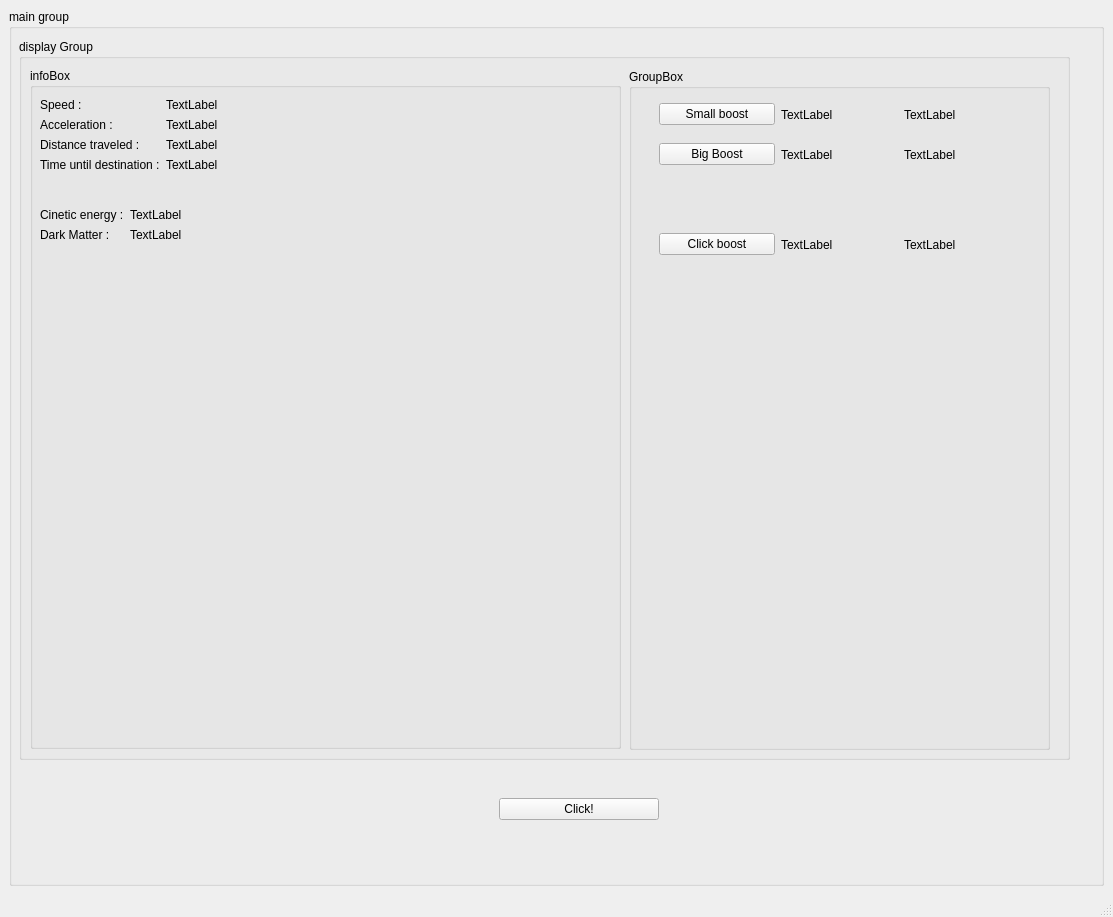
<?xml version="1.0" encoding="UTF-8"?>
<ui version="4.0">
 <author>Cyphics</author>
 <class>UniverseIdleMainWindow</class>
 <widget class="QMainWindow" name="UniverseIdleMainWindow">
  <property name="geometry">
   <rect>
    <x>0</x>
    <y>0</y>
    <width>1113</width>
    <height>917</height>
   </rect>
  </property>
  <property name="windowTitle">
   <string>Universe Idle</string>
  </property>
  <widget class="QWidget" name="centralwidget">
   <layout class="QVBoxLayout" name="verticalLayout">
    <item>
     <widget class="QGroupBox" name="mainGroup">
      <property name="title">
       <string>main group</string>
      </property>
      <widget class="QWidget" name="verticalLayoutWidget">
       <property name="geometry">
        <rect>
         <x>10</x>
         <y>30</y>
         <width>1051</width>
         <height>721</height>
        </rect>
       </property>
       <layout class="QVBoxLayout" name="displayLayout">
        <item>
         <widget class="QGroupBox" name="displayGroup">
          <property name="title">
           <string>display Group</string>
          </property>
          <widget class="QWidget" name="verticalLayoutWidget_2">
           <property name="geometry">
            <rect>
             <x>11</x>
             <y>29</y>
             <width>591</width>
             <height>681</height>
            </rect>
           </property>
           <layout class="QHBoxLayout" name="infoLayout">
            <item>
             <widget class="QGroupBox" name="infoGroup">
              <property name="title">
               <string>infoBox</string>
              </property>
              <widget class="QWidget" name="formLayoutWidget">
               <property name="geometry">
                <rect>
                 <x>10</x>
                 <y>30</y>
                 <width>441</width>
                 <height>81</height>
                </rect>
               </property>
               <layout class="QFormLayout" name="physics_layout">
                <item row="0" column="0">
                 <widget class="QLabel" name="speed_label">
                  <property name="text">
                   <string>Speed :</string>
                  </property>
                 </widget>
                </item>
                <item row="0" column="1">
                 <widget class="QLabel" name="speed_value_label">
                  <property name="text">
                   <string>TextLabel</string>
                  </property>
                 </widget>
                </item>
                <item row="2" column="0">
                 <widget class="QLabel" name="distance_label">
                  <property name="text">
                   <string>Distance traveled :</string>
                  </property>
                 </widget>
                </item>
                <item row="2" column="1">
                 <widget class="QLabel" name="distance_value_label">
                  <property name="text">
                   <string>TextLabel</string>
                  </property>
                 </widget>
                </item>
                <item row="1" column="0">
                 <widget class="QLabel" name="acceleration_label">
                  <property name="text">
                   <string>Acceleration : </string>
                  </property>
                 </widget>
                </item>
                <item row="3" column="0">
                 <widget class="QLabel" name="time_label">
                  <property name="text">
                   <string>Time until destination :</string>
                  </property>
                 </widget>
                </item>
                <item row="3" column="1">
                 <widget class="QLabel" name="time_value_label">
                  <property name="text">
                   <string>TextLabel</string>
                  </property>
                 </widget>
                </item>
                <item row="1" column="1">
                 <widget class="QLabel" name="acceleration_value_label">
                  <property name="text">
                   <string>TextLabel</string>
                  </property>
                 </widget>
                </item>
               </layout>
              </widget>
              <widget class="QWidget" name="formLayoutWidget_2">
               <property name="geometry">
                <rect>
                 <x>10</x>
                 <y>140</y>
                 <width>291</width>
                 <height>51</height>
                </rect>
               </property>
               <layout class="QFormLayout" name="resources_layout">
                <item row="0" column="0">
                 <widget class="QLabel" name="cinetic_energy_label">
                  <property name="text">
                   <string>Cinetic energy :</string>
                  </property>
                 </widget>
                </item>
                <item row="1" column="0">
                 <widget class="QLabel" name="dark_matter_label">
                  <property name="text">
                   <string>Dark Matter :</string>
                  </property>
                 </widget>
                </item>
                <item row="0" column="1">
                 <widget class="QLabel" name="cinetic_energy_value_label">
                  <property name="text">
                   <string>TextLabel</string>
                  </property>
                 </widget>
                </item>
                <item row="1" column="1">
                 <widget class="QLabel" name="dark_matter_value_label">
                  <property name="text">
                   <string>TextLabel</string>
                  </property>
                 </widget>
                </item>
               </layout>
              </widget>
             </widget>
            </item>
           </layout>
          </widget>
          <widget class="QWidget" name="verticalLayoutWidget_6">
           <property name="geometry">
            <rect>
             <x>610</x>
             <y>30</y>
             <width>421</width>
             <height>681</height>
            </rect>
           </property>
           <layout class="QVBoxLayout" name="upgrades_layout">
            <item>
             <widget class="QGroupBox" name="groupBox">
              <property name="title">
               <string>GroupBox</string>
              </property>
              <widget class="QWidget" name="boost_1_widget" native="true">
               <property name="geometry">
                <rect>
                 <x>30</x>
                 <y>30</y>
                 <width>361</width>
                 <height>31</height>
                </rect>
               </property>
               <widget class="QWidget" name="horizontalLayoutWidget">
                <property name="geometry">
                 <rect>
                  <x>0</x>
                  <y>0</y>
                  <width>361</width>
                  <height>31</height>
                 </rect>
                </property>
                <layout class="QHBoxLayout" name="boost_1_layout">
                 <item>
                  <widget class="QPushButton" name="boost_1_button">
                   <property name="text">
                    <string>Small boost</string>
                   </property>
                  </widget>
                 </item>
                 <item>
                  <widget class="QLabel" name="boost_1_remaining_time">
                   <property name="text">
                    <string>TextLabel</string>
                   </property>
                  </widget>
                 </item>
                 <item>
                  <widget class="QLabel" name="boost_1_price">
                   <property name="text">
                    <string>TextLabel</string>
                   </property>
                  </widget>
                 </item>
                </layout>
               </widget>
              </widget>
              <widget class="QWidget" name="boost_2_widget" native="true">
               <property name="geometry">
                <rect>
                 <x>30</x>
                 <y>70</y>
                 <width>361</width>
                 <height>31</height>
                </rect>
               </property>
               <widget class="QWidget" name="horizontalLayoutWidget_2">
                <property name="geometry">
                 <rect>
                  <x>0</x>
                  <y>0</y>
                  <width>361</width>
                  <height>31</height>
                 </rect>
                </property>
                <layout class="QHBoxLayout" name="boost_2_layout">
                 <item>
                  <widget class="QPushButton" name="boost_2_button">
                   <property name="text">
                    <string>Big Boost</string>
                   </property>
                  </widget>
                 </item>
                 <item>
                  <widget class="QLabel" name="boost_2_remaining_time">
                   <property name="text">
                    <string>TextLabel</string>
                   </property>
                  </widget>
                 </item>
                 <item>
                  <widget class="QLabel" name="boost_2_price">
                   <property name="text">
                    <string>TextLabel</string>
                   </property>
                  </widget>
                 </item>
                </layout>
               </widget>
              </widget>
              <widget class="QWidget" name="boost_3_widget" native="true">
               <property name="geometry">
                <rect>
                 <x>30</x>
                 <y>160</y>
                 <width>361</width>
                 <height>31</height>
                </rect>
               </property>
               <widget class="QWidget" name="horizontalLayoutWidget_3">
                <property name="geometry">
                 <rect>
                  <x>0</x>
                  <y>0</y>
                  <width>361</width>
                  <height>31</height>
                 </rect>
                </property>
                <layout class="QHBoxLayout" name="boost_3_layout">
                 <item>
                  <widget class="QPushButton" name="boost_3_button">
                   <property name="text">
                    <string>Click boost</string>
                   </property>
                  </widget>
                 </item>
                 <item>
                  <widget class="QLabel" name="boost_3_remaining_time">
                   <property name="text">
                    <string>TextLabel</string>
                   </property>
                  </widget>
                 </item>
                 <item>
                  <widget class="QLabel" name="boost_3_price">
                   <property name="text">
                    <string>TextLabel</string>
                   </property>
                  </widget>
                 </item>
                </layout>
               </widget>
              </widget>
             </widget>
            </item>
           </layout>
          </widget>
         </widget>
        </item>
       </layout>
      </widget>
      <widget class="QWidget" name="gridLayoutWidget">
       <property name="geometry">
        <rect>
         <x>890</x>
         <y>760</y>
         <width>160</width>
         <height>80</height>
        </rect>
       </property>
       <layout class="QGridLayout" name="quitLayout"/>
      </widget>
      <widget class="QWidget" name="verticalLayoutWidget_3">
       <property name="geometry">
        <rect>
         <x>490</x>
         <y>760</y>
         <width>160</width>
         <height>80</height>
        </rect>
       </property>
       <layout class="QVBoxLayout" name="click_button_layout">
        <item>
         <widget class="QPushButton" name="click_button">
          <property name="text">
           <string>Click!</string>
          </property>
         </widget>
        </item>
       </layout>
      </widget>
     </widget>
    </item>
   </layout>
  </widget>
  <widget class="QMenuBar" name="menubar">
   <property name="geometry">
    <rect>
     <x>0</x>
     <y>0</y>
     <width>1113</width>
     <height>20</height>
    </rect>
   </property>
  </widget>
  <widget class="QStatusBar" name="statusbar"/>
 </widget>
 <resources/>
 <connections/>
</ui>
